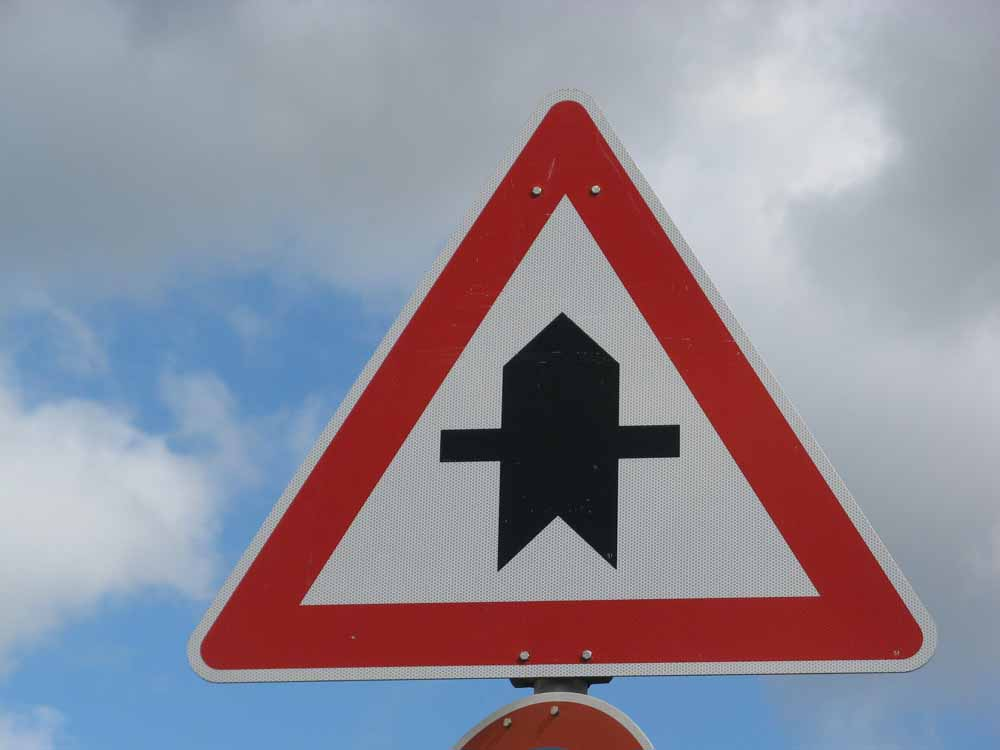
#> input picture test_images/100_1607.jpg, 1000 x 750 px; its folder holds only this picture in this run
$ jupyter execute --allow-errors Traffic_Sign_Classifier.ipynb   (shell and % lines are left out)   (older library calls are emulated)
#> lines starting #> are read from the running program, lines starting #| are printed output that depends on the picture
# Self-Driving Car Engineer Nanodegree

## Deep Learning

## Project: Build a Traffic Sign Recognition Classifier

In this notebook, a template is provided for you to implement your functionality in stages, which is required to successfully complete this project. If additional code is required that cannot be included in the notebook, be sure that the Python code is successfully imported and included in your submission if necessary.

> **Note**: Once you have completed all of the code implementations, you need to finalize your work by exporting the iPython Notebook as an HTML document. Before exporting the notebook to html, all of the code cells need to have been run so that reviewers can see the final implementation and output. You can then export the notebook by using the menu above and navigating to  \n",
    "**File -> Download as -> HTML (.html)**. Include the finished document along with this notebook as your submission.

In addition to implementing code, there is a writeup to complete. The writeup should be completed in a separate file, which can be either a markdown file or a pdf document. There is a [write up template](https://github.com/udacity/CarND-Traffic-Sign-Classifier-Project/blob/master/writeup_template.md) that can be used to guide the writing process. Completing the code template and writeup template will cover all of the [rubric points](https://review.udacity.com/#!/rubrics/481/view) for this project.

The [rubric](https://review.udacity.com/#!/rubrics/481/view) contains "Stand Out Suggestions" for enhancing the project beyond the minimum requirements. The stand out suggestions are optional. If you decide to pursue the "stand out suggestions", you can include the code in this Ipython notebook and also discuss the results in the writeup file.

>**Note:** Code and Markdown cells can be executed using the **Shift + Enter** keyboard shortcut. In addition, Markdown cells can be edited by typically double-clicking the cell to enter edit mode.

---
## Step 0: Load The Data

[cell 1]
# Load pickled data
import pickle
from numpy import loadtxt
import pandas as pd

# TODO: Fill this in based on where you saved the training and testing data

training_file = '../traffic-signs-data/train.p'
validation_file='../traffic-signs-data/valid.p'
testing_file = '../traffic-signs-data/test.p'
#> (the rest of this cell did not finish here and is left out)

---

## Step 1: Dataset Summary & Exploration

The pickled data is a dictionary with 4 key/value pairs:

- `'features'` is a 4D array containing raw pixel data of the traffic sign images, (num examples, width, height, channels).
- `'labels'` is a 1D array containing the label/class id of the traffic sign. The file `signnames.csv` contains id -> name mappings for each id.
- `'sizes'` is a list containing tuples, (width, height) representing the original width and height the image.
- `'coords'` is a list containing tuples, (x1, y1, x2, y2) representing coordinates of a bounding box around the sign in the image. **THESE COORDINATES ASSUME THE ORIGINAL IMAGE. THE PICKLED DATA CONTAINS RESIZED VERSIONS (32 by 32) OF THESE IMAGES**

Complete the basic data summary below. Use python, numpy and/or pandas methods to calculate the data summary rather than hard coding the results. For example, the [pandas shape method](http://pandas.pydata.org/pandas-docs/stable/generated/pandas.DataFrame.shape.html) might be useful for calculating some of the summary results.

### Provide a Basic Summary of the Data Set Using Python, Numpy and/or Pandas

#> (a cell that did not finish here is left out)

### Include an exploratory visualization of the dataset

Visualize the German Traffic Signs Dataset using the pickled file(s). This is open ended, suggestions include: plotting traffic sign images, plotting the count of each sign, etc.

The [Matplotlib](http://matplotlib.org/) [examples](http://matplotlib.org/examples/index.html) and [gallery](http://matplotlib.org/gallery.html) pages are a great resource for doing visualizations in Python.

**NOTE:** It's recommended you start with something simple first. If you wish to do more, come back to it after you've completed the rest of the sections. It can be interesting to look at the distribution of classes in the training, validation and test set. Is the distribution the same? Are there more examples of some classes than others?

[cell 3]
### Data exploration visualization code goes here.
### Feel free to use as many code cells as needed.
import matplotlib.pyplot as plt
from collections import Counter
import numpy as np
# Visualizations will be shown in the notebook.
import matplotlib.pyplot
plt.rcParams["figure.figsize"] = (12,3)
#> (the rest of this cell did not finish here and is left out)

----

## Step 2: Design and Test a Model Architecture

Design and implement a deep learning model that learns to recognize traffic signs. Train and test your model on the [German Traffic Sign Dataset](http://benchmark.ini.rub.de/?section=gtsrb&subsection=dataset).

The LeNet-5 implementation shown in the [classroom](https://classroom.udacity.com/nanodegrees/nd013/parts/fbf77062-5703-404e-b60c-95b78b2f3f9e/modules/6df7ae49-c61c-4bb2-a23e-6527e69209ec/lessons/601ae704-1035-4287-8b11-e2c2716217ad/concepts/d4aca031-508f-4e0b-b493-e7b706120f81) at the end of the CNN lesson is a solid starting point. You'll have to change the number of classes and possibly the preprocessing, but aside from that it's plug and play!

With the LeNet-5 solution from the lecture, you should expect a validation set accuracy of about 0.89. To meet specifications, the validation set accuracy will need to be at least 0.93. It is possible to get an even higher accuracy, but 0.93 is the minimum for a successful project submission.

There are various aspects to consider when thinking about this problem:

- Neural network architecture (is the network over or underfitting?)
- Play around preprocessing techniques (normalization, rgb to grayscale, etc)
- Number of examples per label (some have more than others).
- Generate fake data.

Here is an example of a [published baseline model on this problem](http://yann.lecun.com/exdb/publis/pdf/sermanet-ijcnn-11.pdf). It's not required to be familiar with the approach used in the paper but, it's good practice to try to read papers like these.

### Pre-process the Data Set (normalization, grayscale, etc.)

Minimally, the image data should be normalized so that the data has mean zero and equal variance. For image data, `(pixel - 128)/ 128` is a quick way to approximately normalize the data and can be used in this project.

Other pre-processing steps are optional. You can try different techniques to see if it improves performance.

Use the code cell (or multiple code cells, if necessary) to implement the first step of your project.

[cell 4]
import PIL
from PIL import Image
from PIL import ImageFilter
from PIL import ImageEnhance

# [6 lines left out: function applyContrast, not called in this run]
def applySharpener(arr, detail=True, sharpen=True):
    narr = np.asarray(arr,dtype=np.uint8)
    im=Image.fromarray(narr,'RGB')
    if detail:
        im = im.filter(ImageFilter.DETAIL)
    if sharpen:
        im = im.filter(ImageFilter.SHARPEN)
    return np.asarray(im)

[cell 5]
import tensorflow as tf
from sklearn.utils import shuffle
import skimage.io
import skimage.transform
from skimage import transform
from skimage import exposure


# [16 lines left out: functions build_augmentation_transform, build_centering_transform, not called in this run]
def rgb2gray(rgb):
    return np.dot(rgb[...,:3], [0.299, 0.587, 0.114])
# [60 lines left out: function createAugmentedImages, not called in this run]
X_new=[]
#> (the rest of this cell did not finish here and is left out)

[cell 6]
### Preprocess the data here. It is required to normalize the data. Other preprocessing steps could include
### converting to grayscale, etc.
### Feel free to use as many code cells as needed.
# Normalize the pixel values. I use 256 because it´s the max of the possible values of the pixels
#func1=build_augmentation_transform(rotation=30,translation=(10,-5))
X_train_grey=[]
#> (the rest of this cell did not finish here and is left out)

[cell 7]
fig = plt.figure()
plt.rcParams["figure.figsize"] = (12,6)
a=fig.add_subplot(1,3,1)
a.set_title('Original')
#> (the rest of this cell did not finish here and is left out)

### Model Architecture

[cell 8]
from tensorflow.contrib.layers import flatten


# LeNet network obtained of the classroom lesson with little changes

# [51 lines left out: function LeNet, not called in this run]

#> (a cell that did not finish here is left out)

### Hyperparameters

[cell 10]
batch_size=32
epochs=100
lr=0.001

### Train, Validate and Test the Model

A validation set can be used to assess how well the model is performing. A low accuracy on the training and validation
sets imply underfitting. A high accuracy on the training set but low accuracy on the validation set implies overfitting.

#> (a cell that did not finish here is left out)

[cell 12]
# [20 lines left out: function outputFeatureMap, not called in this run]

#> (a cell that did not finish here is left out)

#> (a cell that did not finish here is left out)

---

## Step 3: Test a Model on New Images

To give yourself more insight into how your model is working, download at least five pictures of German traffic signs from the web and use your model to predict the traffic sign type.

You may find `signnames.csv` useful as it contains mappings from the class id (integer) to the actual sign name.

### Load and Output the Images

[cell 15]
# The images are in the test_images directory
import os
arr=os.listdir('test_images/')
fig = plt.figure()
for i in range(len(arr)):
    a=fig.add_subplot(3,4,(i+1))
    a.set_title(arr[i])
    image = plt.imread('test_images/'+arr[i])
#> image is the input picture: shape (750, 1000, 3); mean R, G, B 144.6, 140.2, 153.4
    plt.imshow(image)
plt.tight_layout()

### Predict the Sign Type for Each Image

[cell 16]
### Run the predictions here and use the model to output the prediction for each image.
### Make sure to pre-process the images with the same pre-processing pipeline used earlier.
### Feel free to use as many code cells as needed.
# To preprocess the images I have to resize the images to 32x32, convert to gray scale and nomalize the values
import PIL
from PIL import Image

# resize to 32x32 and conver to gray scale and show the result

fig = plt.figure()
imgs=[]
for i in range(len(arr)):
    a=fig.add_subplot(3,4,(i+1))
    a.set_title(arr[i])
    img = Image.open('test_images/'+arr[i])
    img = img.resize((32, 32), PIL.Image.ANTIALIAS)
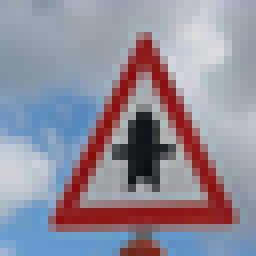
#> img: PIL image 32x32 RGB (shown 8 times larger); mean R, G, B 144.6, 140.2, 153.4
    img =applySharpener(np.asarray(img))
#> in applySharpener, `im = im.filter(ImageFilter.DETAIL)`:
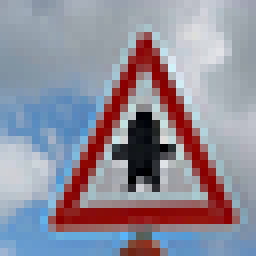
#> im: PIL image 32x32 RGB (shown 8 times larger); mean R, G, B 144.6, 140.5, 153.7
#> in applySharpener, `im = im.filter(ImageFilter.SHARPEN)`:
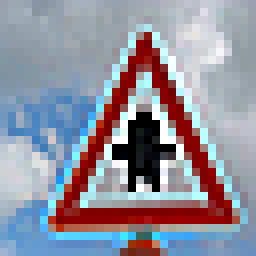
#> im: PIL image 32x32 RGB (shown 8 times larger); mean R, G, B 145.3, 144.6, 157.2
    img_eq = exposure.equalize_hist(np.asarray(img))
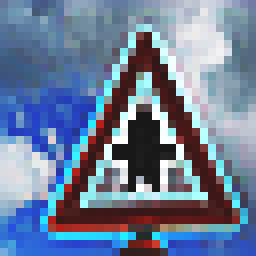
#> img_eq: shape (32, 32, 3) float64 (shown 8 times larger); mean R, G, B 0.428, 0.495, 0.602
    img=rgb2gray(img_eq)
#> in rgb2gray, `return np.dot(rgb[...,:3], [0.299, 0.587, 0.114])`:
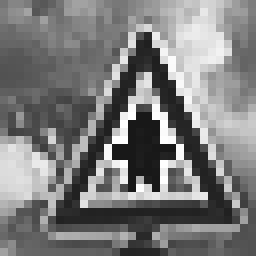
#> returned value: shape (32, 32) float64 (shown 8 times larger); min 0.0951, max 1, mean 0.487
    imgs.append(img.reshape(32,32,1))
    plt.imshow(img,cmap='gray')
plt.tight_layout()

# normalize the images
#X_test=(np.array(imgs)-128)/128
X_test=np.array(imgs)
print(X_test.shape)
#| (1, 32, 32, 1)
# test the network
